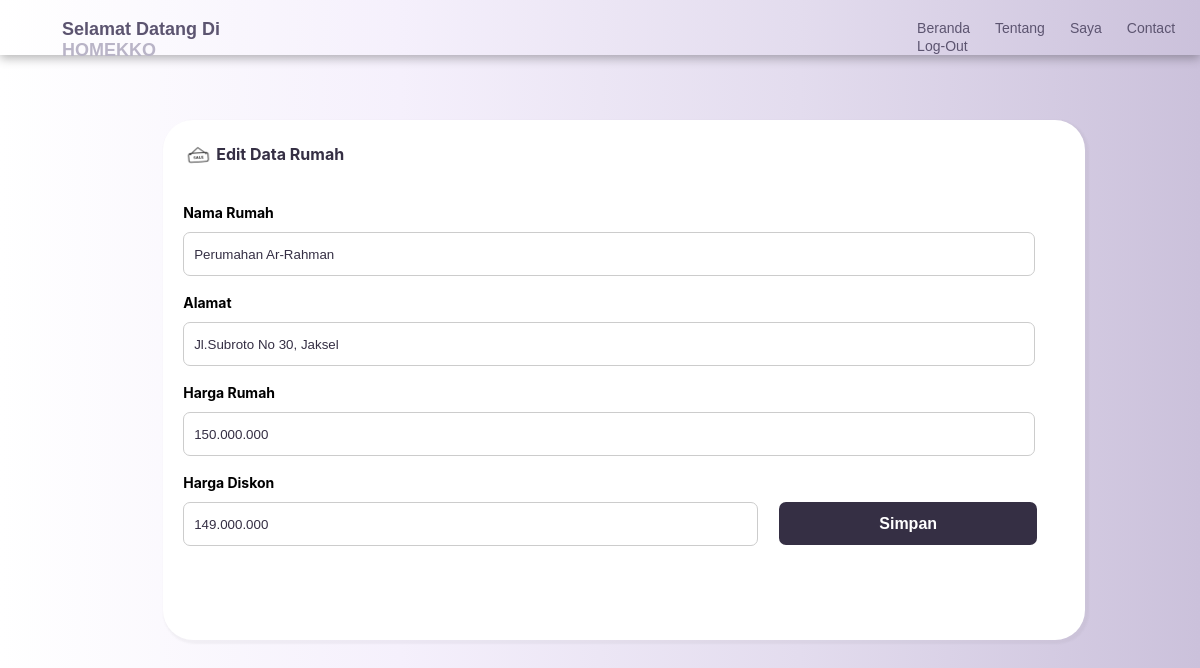
The page /edit.php?id_rumah=34 on the database its author committed.
### tables this page shows
CREATE TABLE `tb_jual` (
  `id_rumah` int(11) NOT NULL,
  `nama_rumah` varchar(50) NOT NULL,
  `alamat` varchar(50) NOT NULL,
  `harga` varchar(50) NOT NULL,
  `harga_diskon` varchar(50) NOT NULL,
  `gambar` varchar(50) NOT NULL
);

### edit.php (the view, shortened to what this page needs)
<!DOCTYPE html>
<html lang="en">
  <head>
    <link rel="stylesheet" href="css/saya.css" />
  </head>
  <body>
    <div class="pik">
      <div class="header">
        <p class="header-p">
          Selamat Datang Di <span class="header-span">HOMEKKO</span>
        </p>
        <div class="header-navi">
          <nav>
            <ul>
              <li><a href="beranda.php">Beranda</a></li>
              <li><a href="beranda.php">Tentang</a></li>
              <li><a href="tambahrumah.php">Saya</a></li>
              <li><a href="beranda.php">Contact</a></li>
              <li><a href="index.php">Log-Out</a></li>
            </ul>
          </nav>
        </div>
      </div>
    </div>
    <?php
            include "koneksi.php";
            $id_rumah=$_GET['id_rumah'];
            $query=mysqli_query($koneksi,"select * from tb_jual
            where id_rumah = '$id_rumah'");
            $data=mysqli_fetch_array($query);
        ?>
    <div class="main">
      <div class="form">
        <img src="img/jual.png" alt="" class="search-logo" />
        <div class="form-head">Edit Data Rumah</div>
        <form action="prosesedit.php" method="POST">
          <label for="nama_rumah" class="form-label">Nama Rumah</label>
          <input
            class="form-input"
            type="text"
            placeholder="Nama Rumah"
            id="nama_rumah"
            name="nama_rumah"
            value="<?php echo $data['nama_rumah'] ?>"
          />
          <br />
          <br />
          <label for="almat" class="form-label">Alamat</label>
          <input
            class="form-input"
            type="text"
            placeholder="Alamat"
            id="alamat"
            name="alamat"
            value="<?php echo $data['alamat'] ?>"
          />
          <br />
          <br />
          <label for="almat" class="form-label">Harga Rumah</label>
          <input
            class="form-input"
            type="text"
            placeholder="Harga Rumah"
            id="harga"
            name="harga"
            value="<?php echo $data['harga'] ?>"
          />
          <br />
          <br />
          <label for="harga" class="form-label">Harga Diskon</label>
          <br />
          <input
            class="form-input2"
            type="text"
            placeholder="Harga Diskon"
            id="harga_diskon"
            name="harga_diskon"
            value="<?php echo $data['harga_diskon'] ?>"
          />
          <input type="submit" class="form-button" value="Simpan" />
        </form>
      </div>
    </div>
  </body>
</html>

### css/saya.css (style rules this page uses)
* { margin: 0px; padding: 0px; }
body { background-color: #eaeaea; }
html { scroll-behavior: smooth; }
.pik { width: 100%; position: fixed; display: block; z-index: 1111; box-shadow: 0px 3px 10px rgba(0, 0, 0, 0.3); }
.header { width: 100%; display: flex; background: linear-gradient(to right, #ffffff, #f5f0fc, #e3dcee, #cbc1db); height: 55px; }
.header-p { user-select: none; font-family: Arial, Helvetica, sans-serif; font-weight: bolder; font-size: 18px; margin-left: 40px; padding-top: 19px; padding-left: 22px; color: #5c5470; }
.header-span { color: #b9b4c7; }
.header-navi { transition: 0.2s; user-select: none; background-color: transparent; margin-left: 650px; padding: 0; margin-top: 19px; }
.header-navi nav ul li { margin-top: 19px; background-color: transparent; display: inline; margin-right: 20px; }
.header-navi nav ul li a { font-family: Arial, Helvetica, sans-serif; font-size: 14px; user-select: none; margin-right: 1px; text-decoration: none; color: #5c5470; position: relative; transition: 0.3s; }
.header-navi nav ul li a::after { content: ""; position: absolute; width: 100%; height: 2px; bottom: -3px; left: 0; background-color: #5c5470; transform: scaleX(0); transform-origin: center; transition: transform 0.3s ease; }
.main { padding-top: 120px; padding-left: 4%; height: 940px; width: 96%; display: inline-block; background: linear-gradient(to right, #ffffff, #f5f0fc, #e3dcee, #cbc1db); }
.form { margin: 0px auto 0; border-radius: 30px; width: 80%; height: 520px; background-color: #fff; box-shadow: 2px 2px 2px 2px rgba(97, 97, 97, 0.055); }
.search-logo { margin-left: 20px; padding-top: 20px; width: 30px; display: inline-block; }
.form-head { margin-left: 53px; margin-top: -30px; margin-bottom: -10px; height: 70px; border-radius: 30px; font-family: Godwit, MuseoSans, -apple-system, BlinkMacSystemFont, Segoe UI, Roboto, Helvetica, Arial, sans-serif, Apple Color Emoji, Segoe UI Emoji, Segoe UI Symbol; color: #352f44; font-weight: bold; user-select: none; }
.form-label { font-weight: bold; font-family: Godwit, MuseoSans, -apple-system, BlinkMacSystemFont, Segoe UI, Roboto, Helvetica, Arial, sans-serif, Apple Color Emoji, Segoe UI Emoji, Segoe UI Symbol; font-size: 14px; margin-left: 20px; }
.form-input { margin-left: 20px; margin-top: 10px; color: #352f44; width: 90%; height: 22px; padding: 10px; border: 1px solid #ccc; border-radius: 3px; transition: 1s; border-radius: 7px; }
.form-input2 { display: inline-block; margin-left: 20px; margin-top: 10px; color: #352f44; width: 60%; height: 22px; padding: 10px; border: 1px solid #ccc; border-radius: 3px; transition: 1s; border-radius: 7px; }
.form-button { background-color: #352f44; color: #fff; border: none; border-radius: 3px; padding: 10px 20px; width: 28%; margin-left: 17px; height: 43px; transition: 1s; font-size: medium; font-weight: bolder; border-radius: 7px; }

### rows shown on the page
tb_jual: nama_rumah "Perumahan Ar-Rahman", alamat "Jl.Subroto No 30, Jaksel", harga "150.000.000", harga_diskon "149.000.000"
